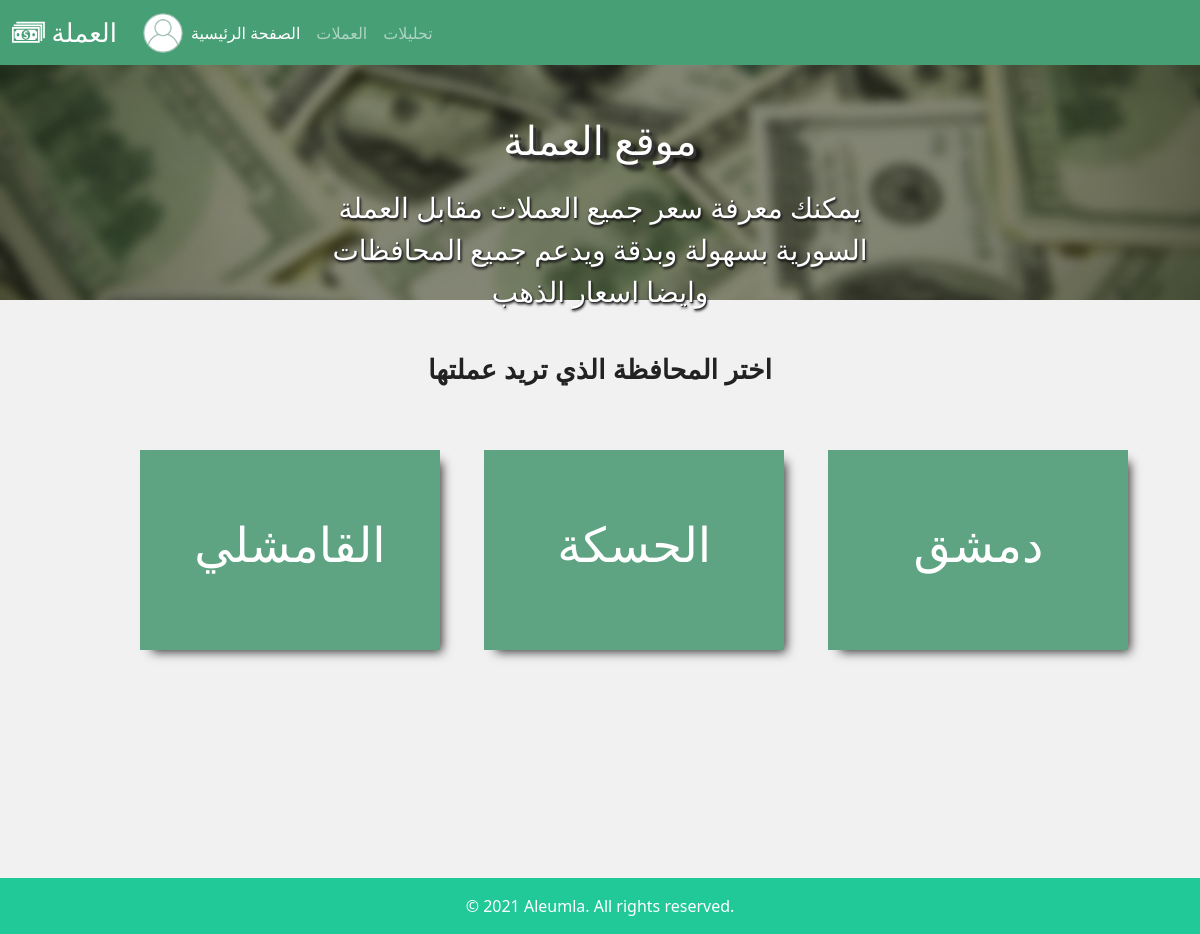
Screenshot of /services/city/1 (signed in) with the database file from the repository.
### accounts/models.py (models this page shows, shortened)
class UserProfile(models.Model):
    user = models.OneToOneField(User, on_delete=models.CASCADE, verbose_name="اسم المستخدم")
    phone = models.CharField(max_length=11, blank=True)
    img = models.ImageField(upload_to="accounts/%Y/%M/%d", verbose_name="صورة ملف الشخصي", blank=True, default="user.png")
    city = models.CharField(max_length=50, blank=True)
    is_actived = models.BooleanField(default=False)

### services/models.py (models this page shows, shortened)
class City(models.Model):
    name = models.CharField(max_length=50)
    img = models.ImageField(upload_to="City/%Y/%M/%d", blank=True)

### services/views.py (the view)
# urls.py: path('city/<int:id>', views.city, name='city'),
def city(request, id):
    city = City.objects.all()
    item = {
        "city": city,
        'type_id' : id,
    }
    return render(request, 'services/city.html', item)

### templates/services/city.html (shortened to what this page needs)
{% extends 'base.html' %}
{% load static %}
{% block sheri %}
<div style="vertical-align: top; position:relative; display: inline-block; width:100%; min-height:110px; background:none; " id="container_7b65bfd9">
  <div style="margin: 10px; display: block; " id="container_7b65bfd9_padding" >
    <div style="text-align:center;">
      <div style="vertical-align: top; position:relative; display: inline-block; margin:30px 0px 0px 0px;width:100%; min-height:55px; background:none; " id="container_6a4e7890">
        <div style="margin: 10px; display: block; " id="container_6a4e7890_padding" >
          <div style="text-align:center;">
            <span style="font-size:20pt; font-family:Arial, Helvetica, sans-serif; color:#222222; font-weight:bold; ">اختر المحافظة الذي تريد عملتها</span>
            </div>
          </div>
        </div>
      </div>
    </div>
  </div>
<div style="vertical-align: top; position:relative; display: inline-block; width:100%; min-height:150px; background:none; " id="container_738e08a8">
  <div style="margin: 20px 20px 120px 120px; display: block; " id="container_738e08a8_padding" >
    <div style="text-align:center;">
      <div style="vertical-align: top; position:relative; display: inline-block; width:100%; background:none; " id="container_4d4382a7">
        <div style="text-align:left;">
{% for citys in city %}
  {% if citys.img %}
            <a href="{% url 'materials' type_id citys.id %}" style="text-decoration:none"><div style="vertical-align: bottom; position:relative; display: inline-block; margin:20px; width:300px; height:200px; background-color:#5EA483; background-image: url({{citys.img.url}}); background-position:top left; background-size:cover; box-shadow: 7px 7px 10px -5px rgba(0, 0, 0, 0.784314); " id="button_d2a2f7b">
  {% endif %}
              <div style="margin: 60px 10px 10px 10px;display: block; " id="button_d2a2f7b_padding" >
                <div style="display: table; width: 100%; height: 100%;"><div style="display: table-cell; vertical-align: middle;">                <div style="text-align:center;">
                    <span style="font-size:36pt; font-family:Arial, Helvetica, sans-serif; color:#FFFFFF; ">{{citys.name}}</span>
                    </div>
                  </div></div>
                </div>
              </div></a>
{% endfor %}
        </div>
      </div>
    </div>
  </div>
{% endblock sheri %}

### templates/part/__navbar.html (shortened to what this page needs)
<nav class="navbar navbar-expand-lg navbar-dark fixed-top" style="background-color:#479f76; ">
  <div class="container-fluid ">
    <a class="navbar-brand" href="{% url 'index' %}" style="font-size:26px">
العملة</a>
    <div class="collapse navbar-collapse " id="navbarNavDropdown">
      <ul class="navbar-nav ">
        {% if user.is_authenticated %}
            <li class="nav-item dropdown" style="margin-left:10px">
              <img width='40px' src="{{user.userprofile.img.url}}" class="rounded-circle" alt="{{user.username}}" class="nav-link dropdown-toggle rounded-circle" href="#" id="navbarDropdownMenuLink" role="button" data-bs-toggle="dropdown" aria-expanded="false">
            </li>
        {% endif %}
        <li class="nav-item">
          <a class="nav-link active" aria-current="page" href="{% url 'index' %}">الصفحة الرئيسية</a>
        </li>
        <li class="nav-item">
          <a class="nav-link" href="{% url 'index' %}services/type">العملات</a>
        </li>
        <li class="nav-item">
          <a class="nav-link" href="{% url 'details' %}">تحليلات</a>
        </li>
      </ul>
    </div>
  </div>
</nav>

### rows the page displays
City: name "القامشلي"
City: name "الحسكة"
City: name "دمشق"
